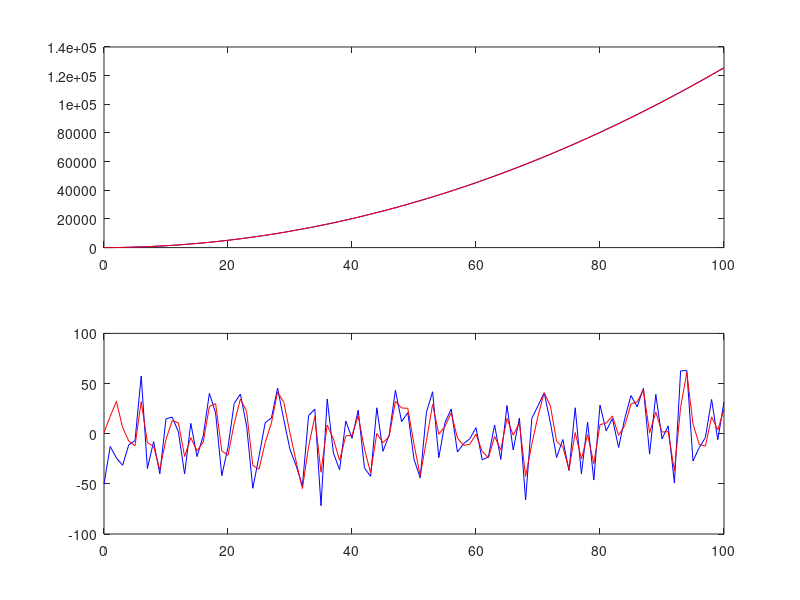

MATLAB code to generate this figure:

%We assume u(k) = 0. We also let B = 0 and D = 0
A = [ 1 5 12.5; 0 1 5; 0 0 1];
B = [ 1 1 1]' ;
C = [1 0 0] ;
D = 0 ;
Q = 0.1; R = 900 ;
x0 = [1 1 1];
t = [ 0 : 100]' ; %we assume 101 time steps.
u = zeros( 1, 101); % this is the zero excitation
sys = ss( A, B, C, 0, -1); % ss generates the space-state model
y = lsim( sys, u, t, x0); % lsim generates solution y (=x_1).
plot(y)
C = [ 0 1 0]; % we now pick up y=x_2. Check with soln. in Q1.
sys =ss( A, B, C,0, -1);
y =lsim( sys, u, t ,x0); %Check with soln. in Q1
plot(y)
%
C = [ 0 0 1]; ; %we now pick up x_3 .
sys =ss(A,B,C,0,-1);
y=lsim( sys, u, t ,x0);
plot(y)
C = [1 0 0]; %put C back to what it should be
sys = ss(A, B, C, 0, -1);
y = lsim(sys, u, t, x0);
plot(y) % check to make sure it is what it needs to be.
w =sqrt(Q) * randn(length(t), 1); %process noise
v = sqrt(R) * randn(length(t), 1); %measurement noise
yv = y + v; %noisy output y that the KF needs.
P = B* Q* B'; %initial error covariance
x = zeros(3,1);
ye = zeros( length(t), 1);
ycov = zeros(length(t), 1);

for i = 1 : length(t) %start of the time and measurement updates
Mn = P*C' / (C*P*C' + R);
x = x + Mn*(yv(i) - C*x);
P = (eye(3) - Mn*C)* P;
ye(i) = C*x;
errcov(i) = C*P*C';
x = A*x + B* u(i);
P = A*P*A' + B*Q*B';
end
subplot(211), plot(t,y,'blue', t, ye,'red')
subplot(212), plot(t,y-yv,'blue', t, y-ye,'red')